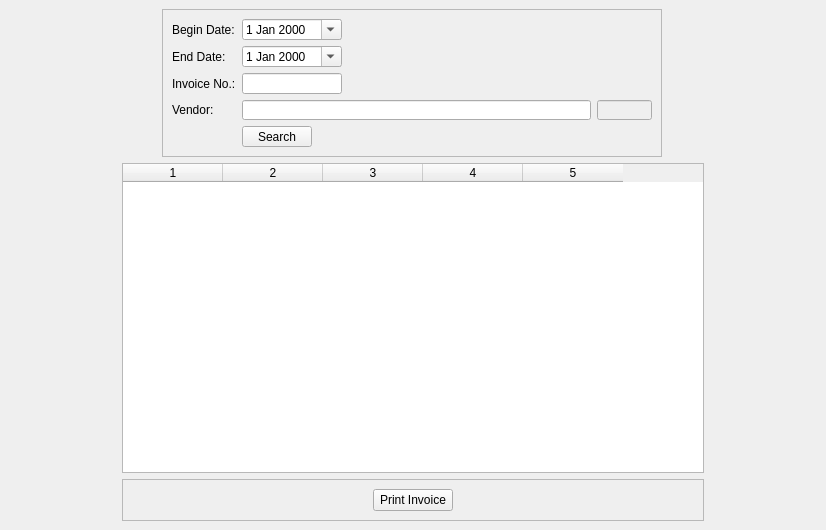
<?xml version="1.0" encoding="UTF-8"?>
<ui version="4.0">
 <class>PurchaseInvoicesList</class>
 <widget class="QWidget" name="PurchaseInvoicesList">
  <property name="geometry">
   <rect>
    <x>0</x>
    <y>0</y>
    <width>826</width>
    <height>530</height>
   </rect>
  </property>
  <property name="windowTitle">
   <string>Form</string>
  </property>
  <layout class="QGridLayout" name="gridLayout">
   <property name="leftMargin">
    <number>0</number>
   </property>
   <property name="topMargin">
    <number>0</number>
   </property>
   <property name="rightMargin">
    <number>0</number>
   </property>
   <property name="bottomMargin">
    <number>0</number>
   </property>
   <item row="0" column="0">
    <widget class="QFrame" name="frame">
     <property name="maximumSize">
      <size>
       <width>600</width>
       <height>16777215</height>
      </size>
     </property>
     <property name="frameShape">
      <enum>QFrame::NoFrame</enum>
     </property>
     <property name="frameShadow">
      <enum>QFrame::Raised</enum>
     </property>
     <layout class="QVBoxLayout" name="verticalLayout">
      <item>
       <widget class="QFrame" name="frame_4">
        <property name="maximumSize">
         <size>
          <width>16777215</width>
          <height>150</height>
         </size>
        </property>
        <property name="frameShape">
         <enum>QFrame::NoFrame</enum>
        </property>
        <property name="frameShadow">
         <enum>QFrame::Raised</enum>
        </property>
        <layout class="QHBoxLayout" name="horizontalLayout_3">
         <property name="leftMargin">
          <number>0</number>
         </property>
         <property name="topMargin">
          <number>0</number>
         </property>
         <property name="rightMargin">
          <number>0</number>
         </property>
         <property name="bottomMargin">
          <number>0</number>
         </property>
         <item>
          <spacer name="horizontalSpacer_3">
           <property name="orientation">
            <enum>Qt::Horizontal</enum>
           </property>
           <property name="sizeType">
            <enum>QSizePolicy::Expanding</enum>
           </property>
           <property name="sizeHint" stdset="0">
            <size>
             <width>22</width>
             <height>17</height>
            </size>
           </property>
          </spacer>
         </item>
         <item>
          <widget class="QFrame" name="frame_3">
           <property name="minimumSize">
            <size>
             <width>500</width>
             <height>0</height>
            </size>
           </property>
           <property name="maximumSize">
            <size>
             <width>500</width>
             <height>148</height>
            </size>
           </property>
           <property name="frameShape">
            <enum>QFrame::StyledPanel</enum>
           </property>
           <property name="frameShadow">
            <enum>QFrame::Raised</enum>
           </property>
           <layout class="QFormLayout" name="formLayout">
            <property name="formAlignment">
             <set>Qt::AlignLeading|Qt::AlignLeft|Qt::AlignTop</set>
            </property>
            <item row="0" column="0">
             <widget class="QLabel" name="label">
              <property name="text">
               <string>Begin Date:</string>
              </property>
             </widget>
            </item>
            <item row="0" column="1">
             <widget class="QDateEdit" name="begindate">
              <property name="maximumSize">
               <size>
                <width>100</width>
                <height>16777215</height>
               </size>
              </property>
              <property name="calendarPopup">
               <bool>true</bool>
              </property>
             </widget>
            </item>
            <item row="1" column="0">
             <widget class="QLabel" name="label_2">
              <property name="text">
               <string>End Date:</string>
              </property>
             </widget>
            </item>
            <item row="1" column="1">
             <widget class="QDateEdit" name="enddate">
              <property name="maximumSize">
               <size>
                <width>100</width>
                <height>16777215</height>
               </size>
              </property>
              <property name="calendarPopup">
               <bool>true</bool>
              </property>
             </widget>
            </item>
            <item row="2" column="0">
             <widget class="QLabel" name="label_3">
              <property name="text">
               <string>Invoice No.:</string>
              </property>
             </widget>
            </item>
            <item row="2" column="1">
             <widget class="QLineEdit" name="invoiceNo">
              <property name="maximumSize">
               <size>
                <width>100</width>
                <height>16777215</height>
               </size>
              </property>
             </widget>
            </item>
            <item row="3" column="0">
             <widget class="QLabel" name="label_4">
              <property name="text">
               <string>Vendor:</string>
              </property>
             </widget>
            </item>
            <item row="3" column="1">
             <layout class="QHBoxLayout" name="horizontalLayout">
              <item>
               <widget class="QLineEdit" name="vendorname"/>
              </item>
              <item>
               <widget class="QLineEdit" name="vendorid">
                <property name="enabled">
                 <bool>false</bool>
                </property>
                <property name="maximumSize">
                 <size>
                  <width>55</width>
                  <height>16777215</height>
                 </size>
                </property>
               </widget>
              </item>
             </layout>
            </item>
            <item row="4" column="1">
             <widget class="QPushButton" name="btn_search">
              <property name="maximumSize">
               <size>
                <width>70</width>
                <height>16777215</height>
               </size>
              </property>
              <property name="text">
               <string>Search</string>
              </property>
             </widget>
            </item>
           </layout>
          </widget>
         </item>
         <item>
          <spacer name="horizontalSpacer_4">
           <property name="orientation">
            <enum>Qt::Horizontal</enum>
           </property>
           <property name="sizeType">
            <enum>QSizePolicy::Expanding</enum>
           </property>
           <property name="sizeHint" stdset="0">
            <size>
             <width>42</width>
             <height>17</height>
            </size>
           </property>
          </spacer>
         </item>
        </layout>
       </widget>
      </item>
      <item>
       <widget class="QTableWidget" name="tableWidgetList">
        <property name="editTriggers">
         <set>QAbstractItemView::NoEditTriggers</set>
        </property>
        <property name="alternatingRowColors">
         <bool>true</bool>
        </property>
        <property name="selectionMode">
         <enum>QAbstractItemView::SingleSelection</enum>
        </property>
        <property name="selectionBehavior">
         <enum>QAbstractItemView::SelectRows</enum>
        </property>
        <property name="columnCount">
         <number>5</number>
        </property>
        <column/>
        <column/>
        <column/>
        <column/>
        <column/>
       </widget>
      </item>
      <item>
       <widget class="QFrame" name="frame_2">
        <property name="frameShape">
         <enum>QFrame::StyledPanel</enum>
        </property>
        <property name="frameShadow">
         <enum>QFrame::Raised</enum>
        </property>
        <layout class="QHBoxLayout" name="horizontalLayout_2">
         <item>
          <spacer name="horizontalSpacer">
           <property name="orientation">
            <enum>Qt::Horizontal</enum>
           </property>
           <property name="sizeHint" stdset="0">
            <size>
             <width>325</width>
             <height>20</height>
            </size>
           </property>
          </spacer>
         </item>
         <item>
          <widget class="QPushButton" name="btn_printInvoice">
           <property name="text">
            <string>Print Invoice</string>
           </property>
          </widget>
         </item>
         <item>
          <spacer name="horizontalSpacer_2">
           <property name="orientation">
            <enum>Qt::Horizontal</enum>
           </property>
           <property name="sizeHint" stdset="0">
            <size>
             <width>325</width>
             <height>20</height>
            </size>
           </property>
          </spacer>
         </item>
        </layout>
       </widget>
      </item>
     </layout>
    </widget>
   </item>
  </layout>
 </widget>
 <resources/>
 <connections/>
</ui>
